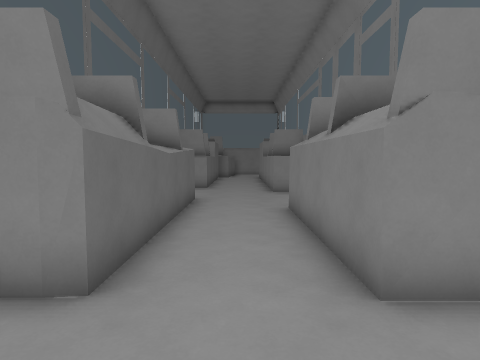
view 1 (above)

15 first-person views from a walk through a 3-D level made in the Godot game engine. The camera is 1.5 m above the floor, tilts 4° down and sees 75° across. The floor is counted in squares, 1 m on a side. Each view is taken from the middle of a square. On the plan, view 1 faces up. The plan holds only what a view shows up to about 15 squares ahead; the rest is blank. Characters and animated objects are not drawn.

view 2
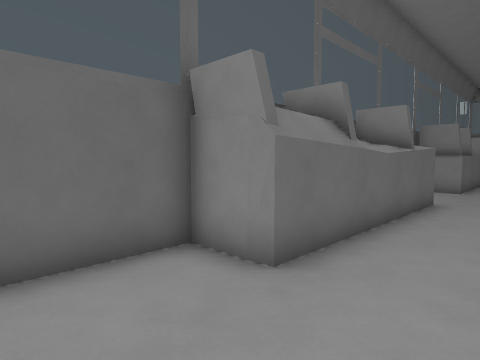

view 3
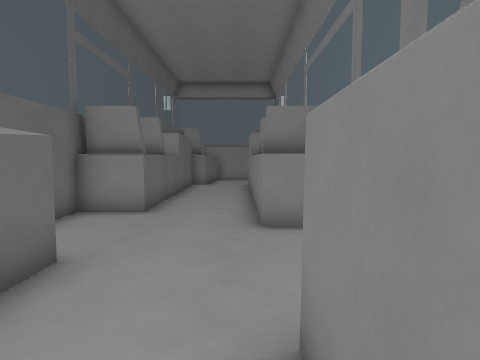

view 4
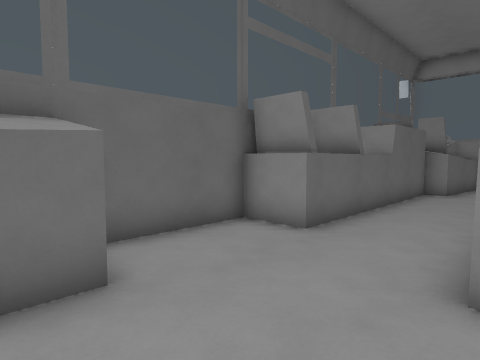

view 5
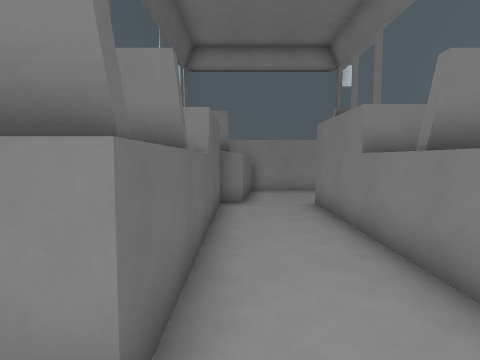

view 6
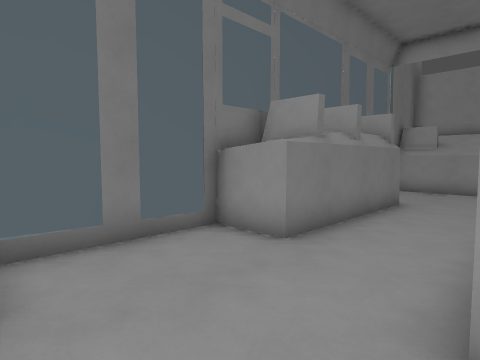

view 7
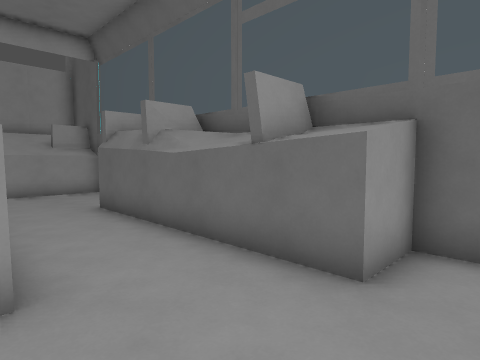

view 8
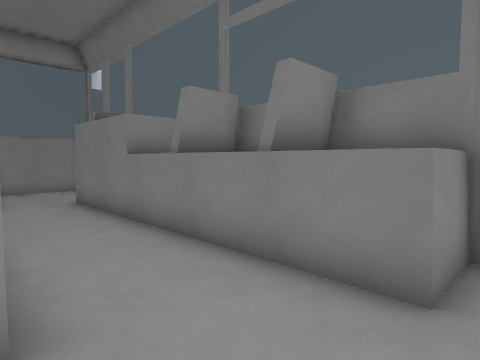

view 9
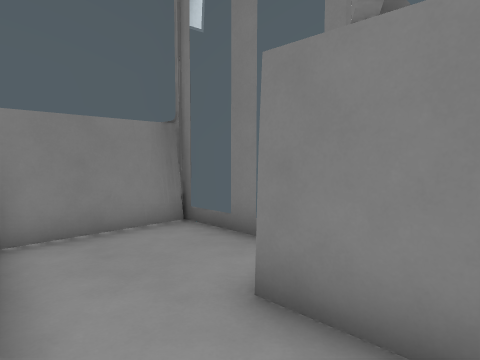

view 10
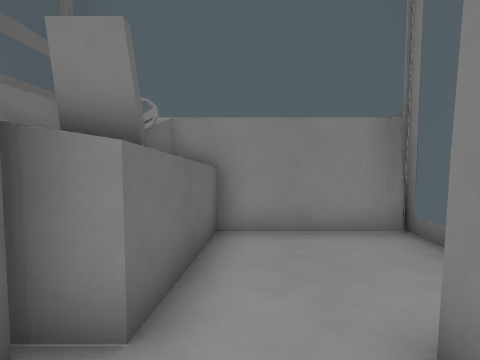

view 11
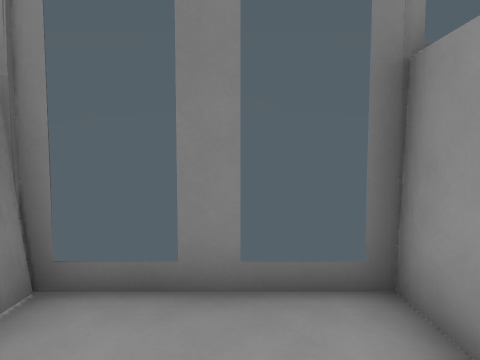

view 12
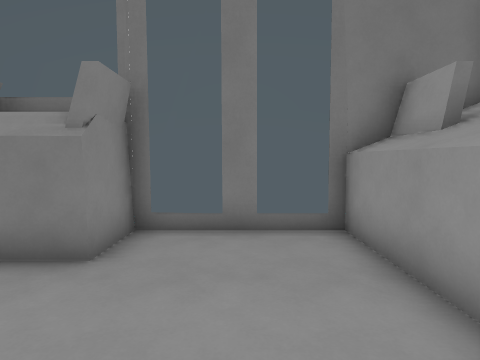

view 13
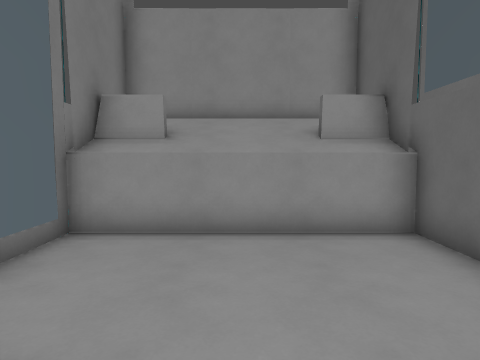

view 14
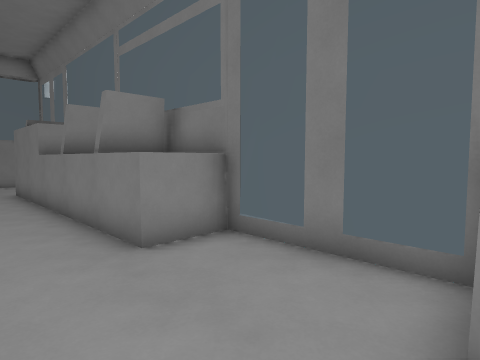

view 15
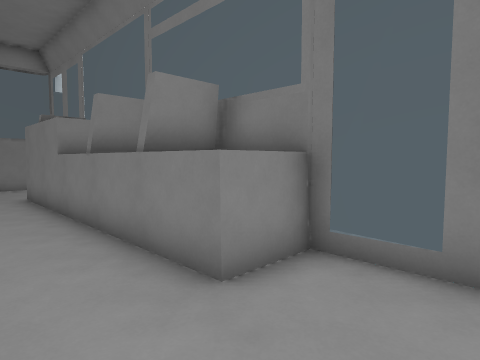

### Floor plan
Ten units are one square. View 1 is at (0, 0); x grows to the right and y downward. Boxes are objects, and circles mark ways between rooms. Rooms are numbered by the first view taken in them; rooms with no view inside come last. Other rooms are left out.
<svg viewBox="-40 -291 81 311">
<path fill="none" stroke="#000" d="M36 -138 15 -138 15 -243M-18 -160 -34 -160M-35 -162 -35 -114 -17 -114 -17 -32 -35 -32 -35 12 35 12M-17 -206 -25 -204M33 15 34 -33 15 -33 15 -93 34 -93 34 -160M-8 -256 -9 -244 -17 -244 -17 -156 -35 -156M14 -286 -14 -286 -18 -282M28 -286 20 -286M35 -280 35 -284 30 -285M35 -259 35 -268M35 -284 -15 -284M21 -242 35 -242 35 -246M-4 -285 -8 -256"/>
<circle cx="5" cy="-250" r="3" fill="#2a7"/>
<text x="0" y="-110">1</text>
<text x="20" y="-270">2</text>
</svg>
Room 1 opens to room 2.

Where each view was taken, in squares from view 1:
view 1: 0 up, 0 right, facing up
view 2: 0 up, 1 right, facing up-left
view 3: 7 up, 1 right, facing up
view 4: 10 up, 2 right, facing up-left
view 5: 14 up, 1 left, facing up
view 6: 14 up, 2 left, facing down-right
view 7: 13 up, 2 right, facing down-left
view 8: 13 up, 2 left, facing up-right
view 9: 22 up, 1 left, facing up-right
view 10: 22 up, 0 right, facing up
view 11: 26 up, 0 right, facing right
view 12: 1 up, 3 left, facing right
view 13: 5 up, 0 right, facing down
view 14: 9 up, 1 left, facing up-right
view 15: 11 up, 1 left, facing up-right
